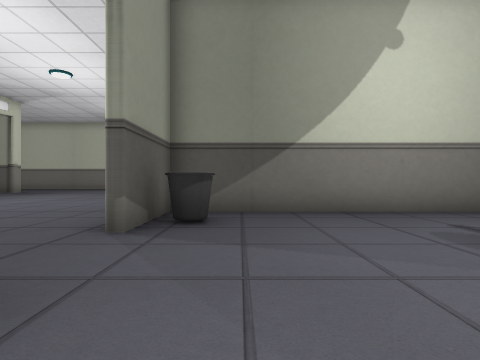
view 1 (above)

24 first-person views from a walk through a 3-D level made in the Unity game engine. The camera is 1.4 m above the floor, looks level and sees 80° across. The floor is counted in squares, 2 m on a side. Each view is taken from the middle of a square. On the plan, view 1 faces up. The plan holds only what a view shows up to about 10 squares ahead; the rest is blank. The place goes on beyond the plan. The player character is not drawn. Some animated figures are left out. Some surface patterns are stand-ins.

view 2
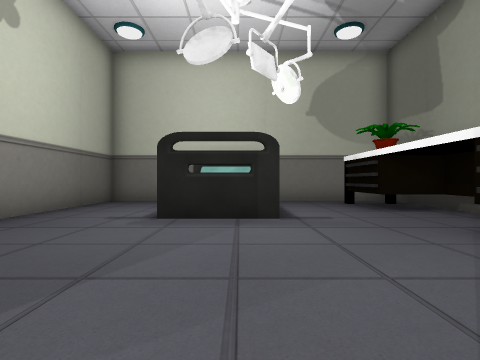

view 3
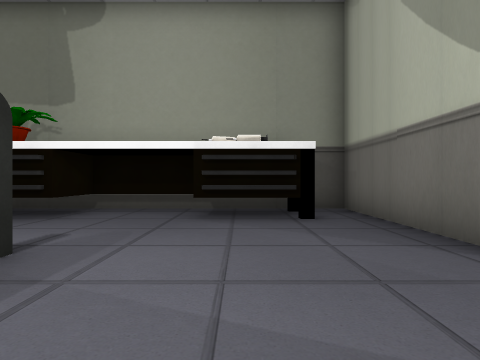

view 4
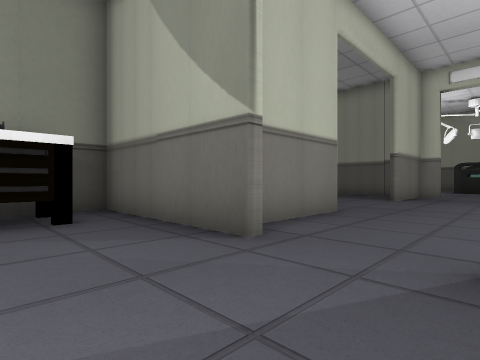

view 5
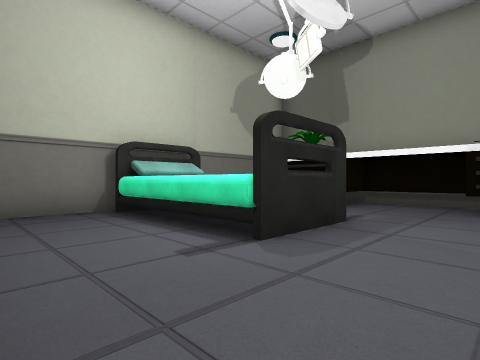

view 6
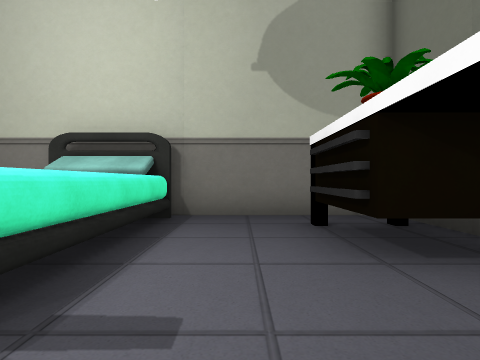

view 7
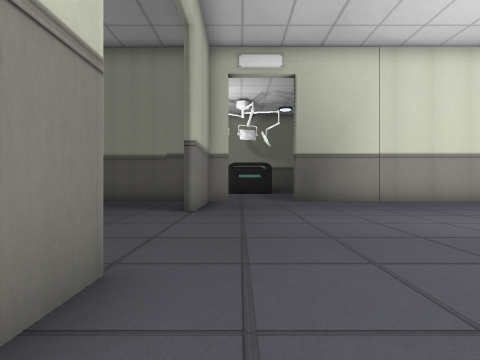

view 8
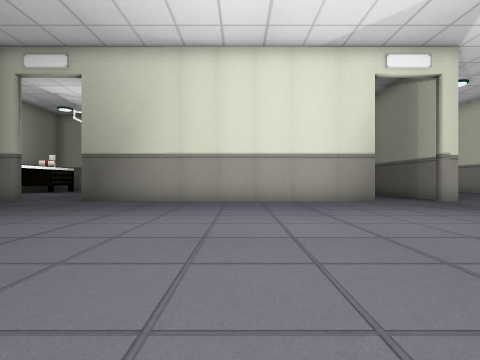

view 9
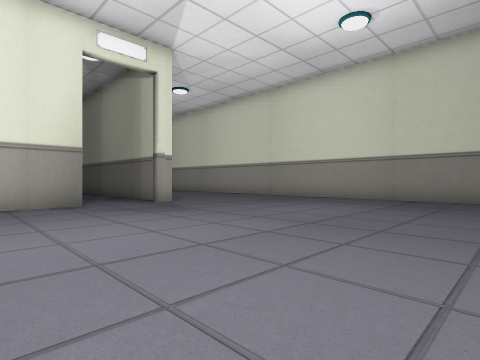

view 10
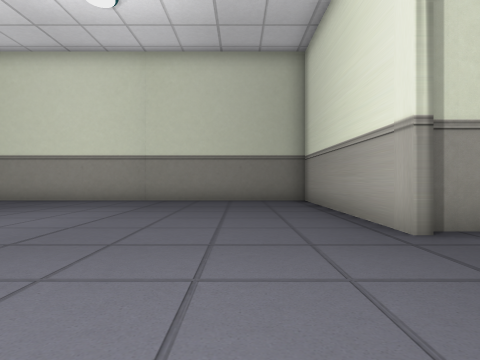

view 11
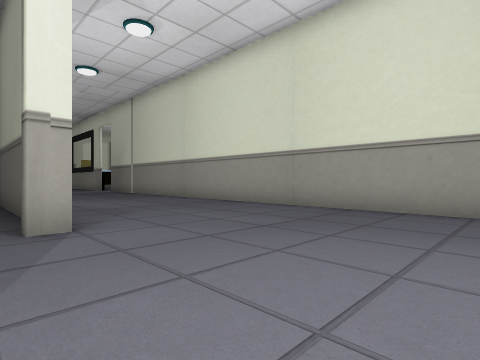

view 12
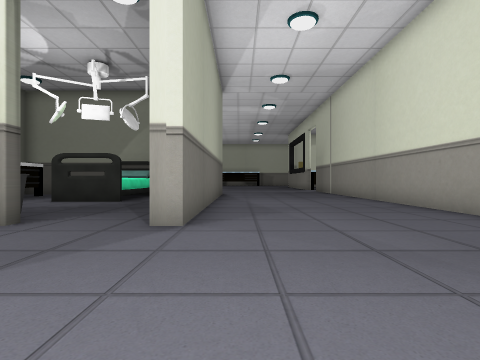

view 13
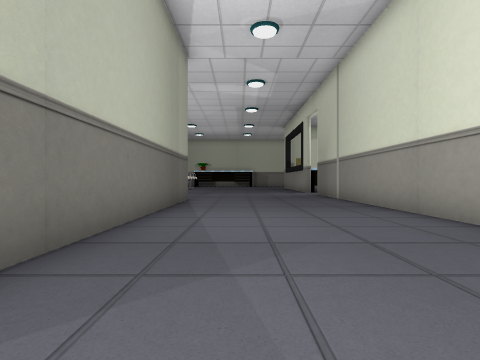

view 14
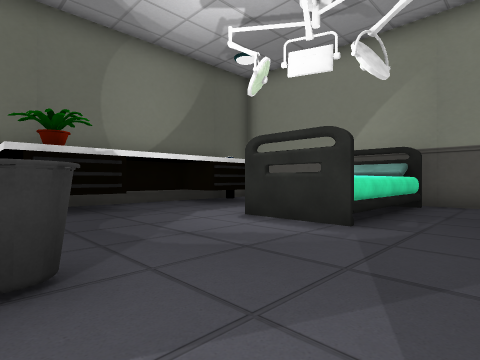

view 15
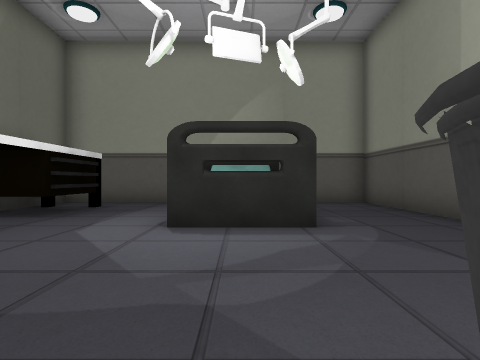

view 16
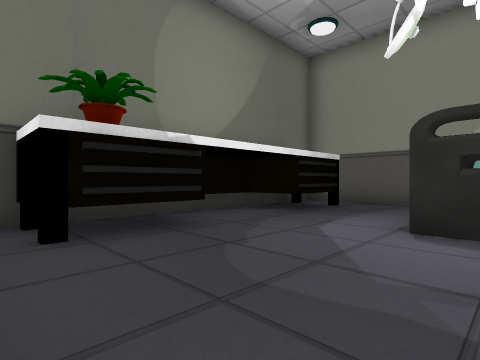

view 17
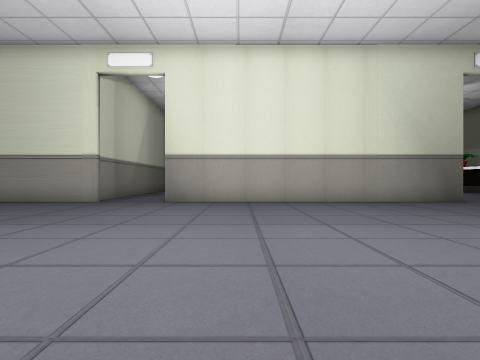

view 18
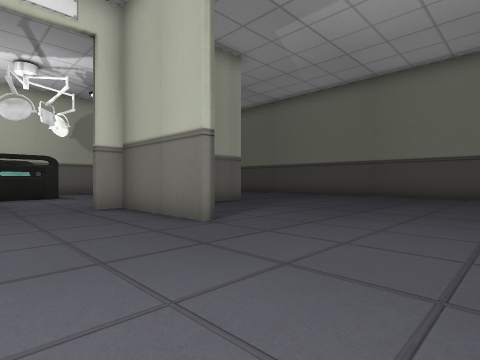

view 19
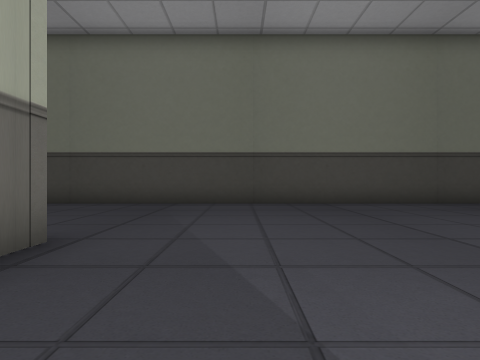

view 20
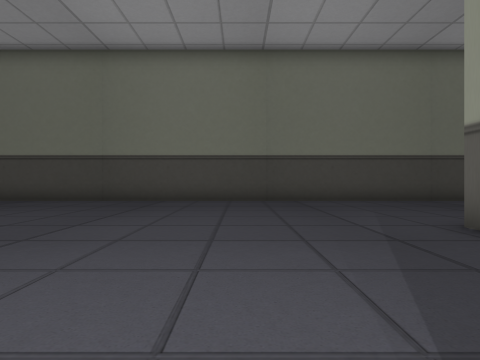

view 21
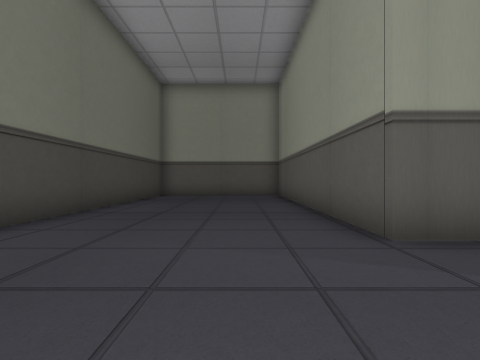

view 22
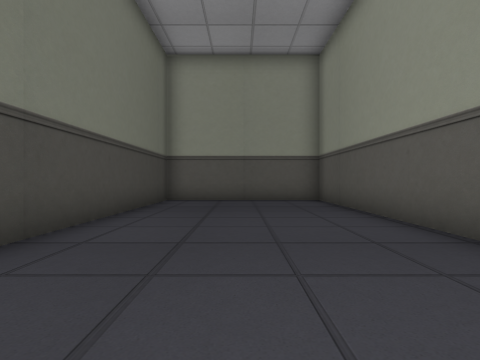

view 23
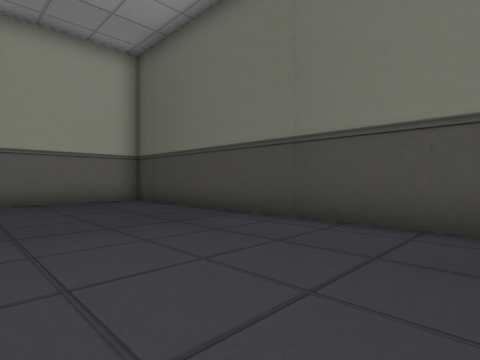

view 24
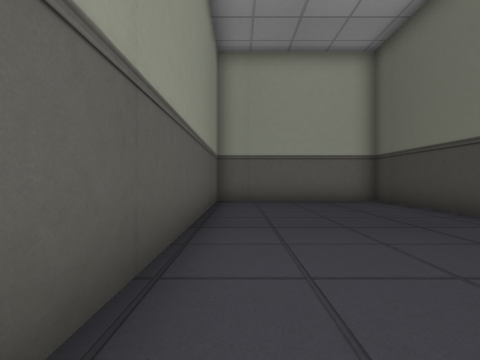

### Floor plan
Points are (right, up) in squares from view 1. A wall is a line through its corners. A room is listed if a view was taken in it or the views show most of it. See-through windows are left out.
Room 1 (views 1, 2, 3, 4, 5, 6)
walls: (3.2, 1.3) (3.2, 3.5) (7.4, 3.5); (4.5, 1.3) (3.5, 1.3); (-1.6, 1.6) (-1.6, -3) (7.1, -3); (-1.8, 1) (-1.8, 1.6); (0, -1) (1.9, -1); (7.7, 3.2) (7.7, 6.3) (-1.6, 6.3) (-1.6, 3.8)
low walls: (2, -2.6) (4.5, -2.6) (4.5, -1.4)
ways out: opening at (-2, 2.5) to room 2; opening at (5.5, 0.5) to room 4
objects: other object (-1, 5)
Room 2 (views 7, 8, 9, 10, 11, 12, 13, 14, 17, 18, 19, 20, 21, 22, 23, 24)
walls: (-5.1, 1) (-1.8, 1); (-12.8, 1.6) (-12.3, 1.6) (-12.3, 1) (-9.4, 1); (-1.8, 3.8) (-1.8, 13.5); (-12.3, 0.3) (-12.3, -3.2) (-21.9, -3.2) (-21.9, -8.5) (7.7, -8.5) (7.7, -3.2) (-1.1, -3.2); (-12.3, 13.5) (-12.3, 3.8); (-1.8, -3.2) (-1.8, -2); (-1.8, 15.5) (-1.8, 21.7) (-22, 21.7); (-22, 16.1) (-12.3, 16.1) (-12.3, 15.6) (-12.7, 15.6)
ways out: opening at (-2, 2.5) to room 1; opening at (-12.5, 14.5) to room 3; opening at (-12, 2.5); opening at (-1.5, 14.5)
Room 3 (views 15, 16)
walls: (-16, 8.4) (-13.9, 8.4); (-21.4, 13.1) (-17.2, 13.1) (-17.2, 10.9); (-20.2, 8.4) (-18.4, 8.4); (-21.9, 9.8) (-21.9, 6.6) (-13.4, 6.6); (-13.1, 15.9) (-21.9, 15.9) (-21.9, 13)
low walls: (-18.4, 8.4) (-18.4, 6.9) (-16.9, 6.9)
ways out: opening at (-12.5, 14.5) to room 2
objects: other object (-13, 13)
Room 4 (no view inside)
walls: (7.2, 1.2) (7.2, 1.8); (4.4, -1) (6.2, -1); (7.4, 1.3) (4.5, 1.3); (7.7, -3) (7.7, 1.4)
ways out: opening at (5.5, 0.5) to room 1

Positions as (right, up) in squares from view 1, and headings:
1: (0, 0), facing up
2: (-2, 2), facing right
3: (1, 4), facing down
4: (1, 4), facing down-left
5: (1, 6), facing down-right
6: (2, 0), facing right
7: (-3, 2), facing left
8: (-3, 9), facing left
9: (-4, 11), facing up-left
10: (-4, 12), facing up
11: (-8, 15), facing up-left
12: (-8, 17), facing left
13: (-12, 18), facing left
14: (-13, 15), facing down-left
15: (-13, 12), facing left
16: (-13, 12), facing down-left
17: (-11, 11), facing right
18: (-9, 4), facing down-right
19: (-4, 0), facing down
20: (-9, 1), facing down
21: (-9, -5), facing left
22: (-12, -6), facing left
23: (-2, -4), facing down-right
24: (-2, -4), facing right
